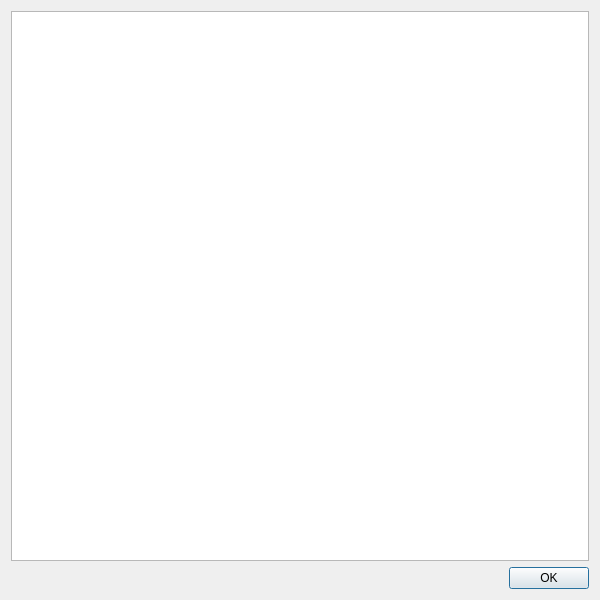
<?xml version="1.0" encoding="UTF-8"?>
<ui version="4.0">
 <class>InformationNotesDialog</class>
 <widget class="QDialog" name="InformationNotesDialog">
  <property name="geometry">
   <rect>
    <x>0</x>
    <y>0</y>
    <width>600</width>
    <height>600</height>
   </rect>
  </property>
  <property name="windowTitle">
   <string>More Information</string>
  </property>
  <layout class="QVBoxLayout" name="verticalLayout">
   <item>
    <widget class="QTextBrowser" name="informationNotes"/>
   </item>
   <item>
    <widget class="QDialogButtonBox" name="buttonBox">
     <property name="orientation">
      <enum>Qt::Horizontal</enum>
     </property>
     <property name="standardButtons">
      <set>QDialogButtonBox::Ok</set>
     </property>
    </widget>
   </item>
  </layout>
 </widget>
 <resources/>
 <connections>
  <connection>
   <sender>buttonBox</sender>
   <signal>accepted()</signal>
   <receiver>InformationNotesDialog</receiver>
   <slot>accept()</slot>
   <hints>
    <hint type="sourcelabel">
     <x>248</x>
     <y>254</y>
    </hint>
    <hint type="destinationlabel">
     <x>157</x>
     <y>274</y>
    </hint>
   </hints>
  </connection>
  <connection>
   <sender>buttonBox</sender>
   <signal>rejected()</signal>
   <receiver>InformationNotesDialog</receiver>
   <slot>reject()</slot>
   <hints>
    <hint type="sourcelabel">
     <x>316</x>
     <y>260</y>
    </hint>
    <hint type="destinationlabel">
     <x>286</x>
     <y>274</y>
    </hint>
   </hints>
  </connection>
 </connections>
</ui>
